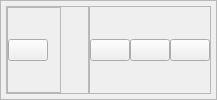
                 <widget class="QFrame" name="statusBar">
                  <property name="minimumSize">
                   <size>
                    <width>0</width>
                    <height>45</height>
                   </size>
                  </property>
                  <property name="frameShape">
                   <enum>QFrame::StyledPanel</enum>
                  </property>
                  <property name="frameShadow">
                   <enum>QFrame::Raised</enum>
                  </property>
                  <layout class="QHBoxLayout" name="horizontalLayout_8">
                   <property name="spacing">
                    <number>0</number>
                   </property>
                   <property name="leftMargin">
                    <number>5</number>
                   </property>
                   <property name="topMargin">
                    <number>5</number>
                   </property>
                   <property name="rightMargin">
                    <number>5</number>
                   </property>
                   <property name="bottomMargin">
                    <number>5</number>
                   </property>
                   <item alignment="Qt::AlignLeft">
                    <widget class="QFrame" name="infoStatusBar">
                     <property name="frameShape">
                      <enum>QFrame::StyledPanel</enum>
                     </property>
                     <property name="frameShadow">
                      <enum>QFrame::Raised</enum>
                     </property>
                     <layout class="QHBoxLayout" name="horizontalLayout_34">
                      <property name="spacing">
                       <number>20</number>
                      </property>
                      <property name="leftMargin">
                       <number>0</number>
                      </property>
                      <property name="topMargin">
                       <number>0</number>
                      </property>
                      <property name="rightMargin">
                       <number>0</number>
                      </property>
                      <property name="bottomMargin">
                       <number>0</number>
                      </property>
                      <item>
                       <widget class="QFrame" name="frame_15">
                        <property name="frameShape">
                         <enum>QFrame::StyledPanel</enum>
                        </property>
                        <property name="frameShadow">
                         <enum>QFrame::Raised</enum>
                        </property>
                        <layout class="QHBoxLayout" name="horizontalLayout_11">
                         <property name="spacing">
                          <number>5</number>
                         </property>
                         <property name="leftMargin">
                          <number>0</number>
                         </property>
                         <property name="topMargin">
                          <number>0</number>
                         </property>
                         <property name="rightMargin">
                          <number>0</number>
                         </property>
                         <property name="bottomMargin">
                          <number>0</number>
                         </property>
                         <item alignment="Qt::AlignLeft">
                          <widget class="QPushButton" name="closeBtn">
                           <property name="toolTip">
                            <string>Закрыть набор</string>
                           </property>
                           <property name="text">
                            <string/>
                           </property>
                          </widget>
                         </item>
                         <item alignment="Qt::AlignLeft">
                          <widget class="QLabel" name="dictTitle">
                           <property name="text">
                            <string/>
                           </property>
                          </widget>
                         </item>
                        </layout>
                       </widget>
                      </item>
                      <item>
                       <widget class="QLabel" name="playMode">
                        <property name="text">
                         <string/>
                        </property>
                       </widget>
                      </item>
                     </layout>
                    </widget>
                   </item>
                   <item alignment="Qt::AlignRight">
                    <widget class="QFrame" name="statusBarBtnPanel">
                     <property name="frameShape">
                      <enum>QFrame::StyledPanel</enum>
                     </property>
                     <property name="frameShadow">
                      <enum>QFrame::Raised</enum>
                     </property>
                     <layout class="QHBoxLayout" name="horizontalLayout_10">
                      <property name="spacing">
                       <number>0</number>
                      </property>
                      <property name="leftMargin">
                       <number>0</number>
                      </property>
                      <property name="topMargin">
                       <number>0</number>
                      </property>
                      <property name="rightMargin">
                       <number>0</number>
                      </property>
                      <property name="bottomMargin">
                       <number>0</number>
                      </property>
                      <item>
                       <widget class="QPushButton" name="reloadBtn">
                        <property name="toolTip">
                         <string>Начать сначала</string>
                        </property>
                        <property name="text">
                         <string/>
                        </property>
                        <property name="iconSize">
                         <size>
                          <width>24</width>
                          <height>24</height>
                         </size>
                        </property>
                        <property name="shortcut">
                         <string>Alt+Shift+R</string>
                        </property>
                       </widget>
                      </item>
                      <item>
                       <widget class="QPushButton" name="shuffleBtn">
                        <property name="toolTip">
                         <string>Перемешать термины</string>
                        </property>
                        <property name="text">
                         <string/>
                        </property>
                        <property name="iconSize">
                         <size>
                          <width>24</width>
                          <height>24</height>
                         </size>
                        </property>
                        <property name="shortcut">
                         <string>Alt+Shift+S</string>
                        </property>
                       </widget>
                      </item>
                      <item>
                       <widget class="QPushButton" name="editBtn">
                        <property name="toolTip">
                         <string>Редактирование набора</string>
                        </property>
                        <property name="text">
                         <string/>
                        </property>
                        <property name="iconSize">
                         <size>
                          <width>24</width>
                          <height>24</height>
                         </size>
                        </property>
                        <property name="shortcut">
                         <string>Alt+Shift+E</string>
                        </property>
                        <property name="checkable">
                         <bool>true</bool>
                        </property>
                       </widget>
                      </item>
                     </layout>
                    </widget>
                   </item>
                  </layout>
                 </widget>
